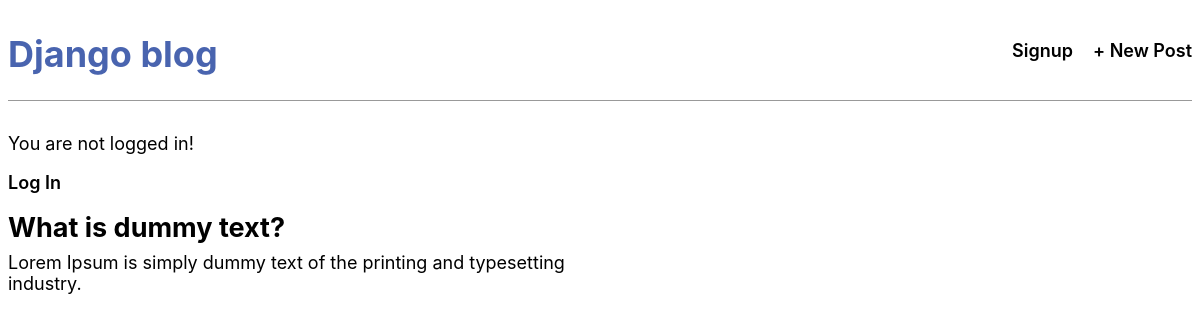
The app's page /post/2/ with its own data.
### blog/models.py (models this page shows, shortened)
class Post(models.Model):
    title = models.CharField(max_length=200)
    author = models.ForeignKey(
    'auth.User',
    on_delete=models.CASCADE,
    )
    body = models.TextField()

### blog/views.py (the view)
# urls.py: path('post/<int:pk>/', BlogDetailView.as_view(), name='post_detail'),
class BlogDetailView(DetailView):
    model =  Post
    template_name = 'post_detail.html'

### templates/post_detail.html (shortened to what this page needs)
{% extends 'base.html' %}
{% block content %}
<div class="special-div">
    <div class="post-entry">
    <h2>{{ post.title }}</h2>
    <p>{{ post.body }}</p>
    </div>
</div>
{% endblock content %}

### static/css/base.css (style rules this page uses)
body { font-family: -apple-system, BlinkMacSystemFont, 'Segoe UI', Roboto, Oxygen, Ubuntu, Cantarell, 'Open Sans', 'Helvetica Neue', sans-serif; font-size: 18px; }
.post-entry { margin-bottom: 2rem; width: 50%; }
.post-entry h2 { margin: 0.5rem 0; }
.post-entry p { margin: 0; font-weight: 400; }

### records on screen
Post: title "What is dummy text?", body "Lorem Ipsum is simply dummy text of the printing and typesetting industry."
